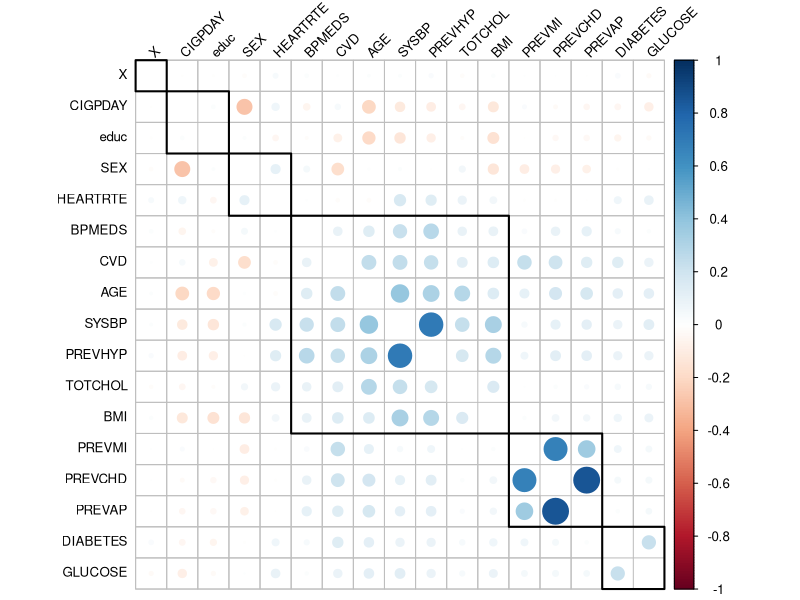

The R source for this figure: (Note: this script raises an error after producing the figure.)
# Simon's modelling approaches

# read in the data
setwd("C:/Users/SIMON/Desktop/GitHub/regression-project")
data <- read.csv("model_input.csv")

# here is again the nice correlation plot between variables included in this data we all use for modelling
# Compute Spearman correlation
cp <- cor(
  data.matrix(data), 
  use = "complete.obs", 
  method = "spearman"
)

# Visualize with hierarchical clustering
corrplot::corrplot(
  cp, 
  diag = FALSE, 
  order = "hclust", 
  addrect = 6,        # draws rectangles around clusters
  tl.srt = 45, 
  tl.col = "black", 
  tl.cex = 0.8
)

# -------
# Model assessment
# -------
# create a model assessment function
model_assess <- function(model){
  summary(model)
  print(exp(coef(model))) # Extracting the resulting odds-ratios
  
  tidy(model, exponentiate = TRUE, conf.int = TRUE) %>% # visualizing it
    ggplot(aes(x = term, y = estimate, ymin = conf.low, ymax = conf.high)) +
    geom_pointrange() +
    coord_flip() +
    labs(y = "Odds Ratio", x = "Predictor")
}

# Model 1
# do a simple log-model containing the most promising variables (highest correlation with CVD)
# omitting some variables where multicollinearity might be a problem (PREVMI, PREVAP, PREVHYP)
log_model_simple <- glm(CVD ~ AGE + SEX + TOTCHOL + SYSBP + PREVCHD, family = binomial(link = "logit"), data = data)
model_assess(log_model_simple)

# Model 2
# adding some more variabls: CIGPDAY, DIBETES, BMI
log_model_extend <- glm(CVD ~ AGE + SEX + TOTCHOL + SYSBP + PREVCHD + CIGPDAY + DIABETES + BMI, family = binomial(link = "logit"), data = data)
model_assess(log_model_extend)

### Comparing model 1 and model 2
# since the models are nested, we can use anova (likelihood ratio test) (AIC comparison leads to the same result)
anova(log_model_simple, log_model_extend, test = "Chisq")
# this shows that the extension makes the model fit significantly better
# Insights from the coefficients:
# PREVCHD, DIABETES, and SEX are strongest predictors of CVD
# The other variables are also significant, but seem to be less meaningful

# Model 3
# use all the variables available
log_model_super_extend <- glm(CVD ~ ., family = binomial(link = "logit"), data = data)
model_assess(log_model_super_extend) 
# graph is useless because of the big CI of PREVMI: There are probably too few observations, so estimator is very uncertain
# similar for CVD in this case --> do not include these two variables 

# recommend to stick with extended model!
